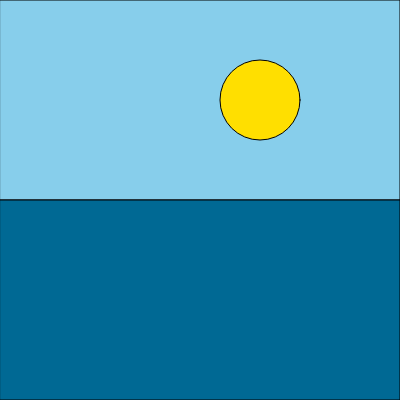
Frame 1 (no input)
Frame 60 (no input): identical to frame 1, image omitted
Frame 120 (the mouse pressed at the canvas centre since frame 60): identical to frame 1, image omitted

The p5.js sketch that drew this single still picture (run headless with seeded random() and noise() and a simulated clock; from frame 60 on, the mouse is pressed at the canvas centre):

// p5.js sketch
// ── sketch.js
function setup() {
  createCanvas(400, 400);
   background(220);
}

function draw() {
  fill(135, 206,235)
  rect(0, 0, 400, 200)
  fill(0, 105, 148)
  rect(0, 200, 400, 200)
  fill(255, 223, 0)
  circle(260, 100, 80)
  
  

  
}
